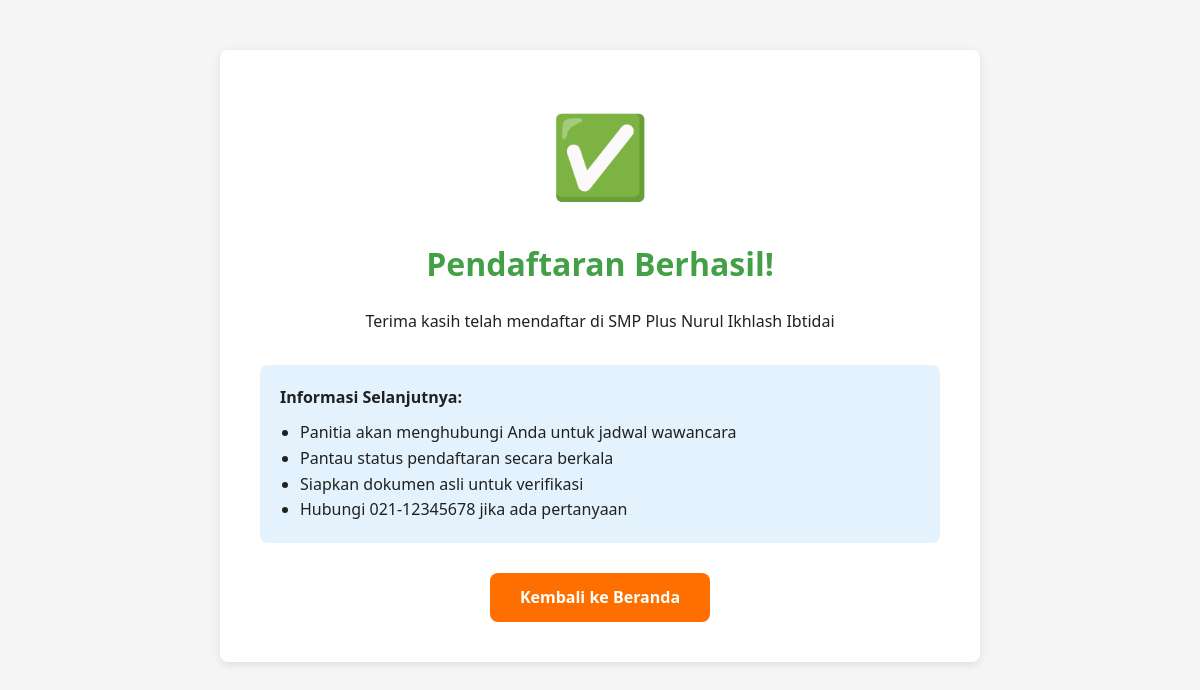
The app's page /pages/ppdb-success.php with its own data.
### tables this page shows
CREATE TABLE IF NOT EXISTS pengaturan (
    id INT AUTO_INCREMENT PRIMARY KEY,
    nama_pengaturan VARCHAR(100) NOT NULL UNIQUE,
    nilai TEXT NOT NULL,
    keterangan VARCHAR(255),
    updated_at TIMESTAMP DEFAULT CURRENT_TIMESTAMP ON UPDATE CURRENT_TIMESTAMP
);

### includes/functions.php (called while the page is built, shortened)
<?php
function get_pengaturan($nama) {
    $sql = "SELECT nilai FROM pengaturan WHERE nama_pengaturan = '$nama'";
    $result = query($sql);
    $row = fetch_assoc($result);
    return $row ? $row['nilai'] : '';
}
?>

### includes/db.php (called while the page is built, shortened)
<?php
try {
    $conn = new mysqli(DB_HOST, DB_USER, DB_PASS, DB_NAME);
    $conn->set_charset("utf8mb4");
} catch (Exception $e) {
    die("Error: " . $e->getMessage());
}
function query($sql) {
    global $conn;
    $result = $conn->query($sql);
    return $result;
}
function fetch_assoc($result) {
    return $result->fetch_assoc();
}
?>

### pages/ppdb-success.php (the view, shortened to what this page needs)
<?php
require_once '../includes/db.php';
require_once '../includes/functions.php';
$nama_sekolah = get_pengaturan('nama_sekolah');
?>
<!DOCTYPE html>
<html lang="id">
<head>
    <link rel="stylesheet" href="../assets/css/style.css">
</head>
<body>
    <div class="container" style="max-width: 800px; padding: 50px 20px;">
        <div class="card" style="text-align: center; padding: 40px;">
            <div style="font-size: 80px; margin-bottom: 20px;">✅</div>
            <h1 style="color: var(--success-color); margin-bottom: 20px;">Pendaftaran Berhasil!</h1>
            <p style="margin-bottom: 30px;">Terima kasih telah mendaftar di <?php echo $nama_sekolah; ?></p>
            <div style="background: #e3f2fd; padding: 20px; border-radius: var(--border-radius); margin-bottom: 30px; text-align: left;">
                <h4 style="margin-bottom: 10px;">Informasi Selanjutnya:</h4>
                <ul style="margin-left: 20px;">
                    <li>Panitia akan menghubungi Anda untuk jadwal wawancara</li>
                    <li>Pantau status pendaftaran secara berkala</li>
                    <li>Siapkan dokumen asli untuk verifikasi</li>
                    <li>Hubungi <?php echo get_pengaturan('no_telepon'); ?> jika ada pertanyaan</li>
                </ul>
            </div>
            <a href="../index.php" class="btn btn-primary">Kembali ke Beranda</a>
        </div>
    </div>
</body>
</html>

### assets/css/style.css (style rules this page uses)
* { margin: 0; padding: 0; box-sizing: border-box; }
:root { --primary-color: #1e88e5; --secondary-color: #1565c0; --accent-color: #ff6f00; --success-color: #43a047; --danger-color: #e53935; --warning-color: #fb8c00; --dark-color: #212121; --light-color: #f5f5f5; --white: #ffffff; --gray: #757575; --border-radius: 8px; --shadow: 0 2px 8px rgba(0,0,0,0.1); --transition: all 0.3s ease; }
body { font-family: 'Segoe UI', Tahoma, Geneva, Verdana, sans-serif; line-height: 1.6; color: var(--dark-color); background-color: var(--light-color); }
a { text-decoration: none; color: inherit; transition: var(--transition); }
.container { max-width: 1200px; margin: 0 auto; padding: 0 20px; }
.btn { display: inline-block; padding: 12px 30px; border-radius: var(--border-radius); font-weight: 600; cursor: pointer; border: none; transition: var(--transition); }
.btn-primary { background: var(--accent-color); color: var(--white); }
.card { background: var(--white); border-radius: var(--border-radius); box-shadow: var(--shadow); overflow: hidden; transition: var(--transition); }

### records on screen
pengaturan: nilai "SMP Plus Nurul Ikhlash Ibtidai"
pengaturan: nilai "021-12345678"
